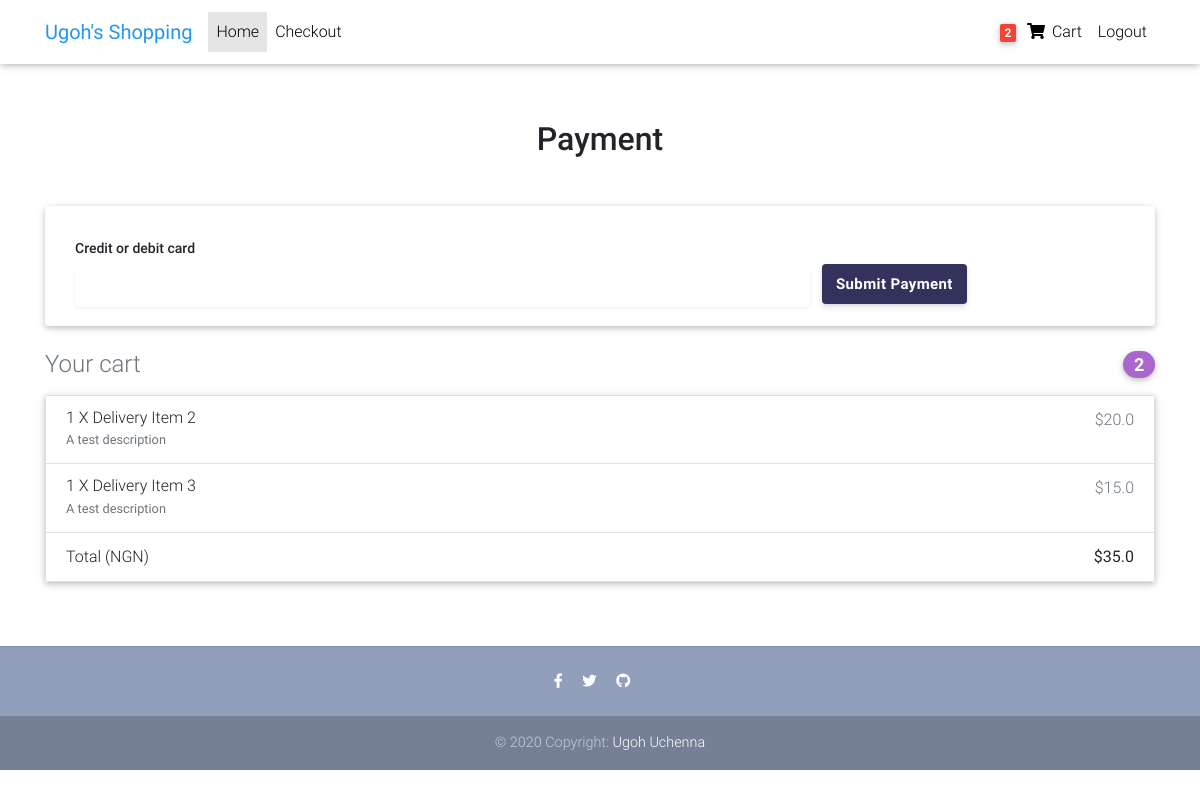
The app's page /payment/stripe (signed in) with its own data.
### core/models.py (models this page shows, shortened)
class Order(models.Model):
  user = models.ForeignKey(User, on_delete=models.CASCADE)
  reference_code = models.CharField(max_length=20, blank=True, null=True)
  items = models.ManyToManyField(OrderItem)
  start_date = models.DateTimeField(auto_now_add=True)
  ordered_date = models.DateTimeField()
  ordered = models.BooleanField(default=False)
  shipping_address = models.ForeignKey(Address, related_name='shipping_address', on_delete=models.SET_NULL, blank=True, null=True)
  billing_address = models.ForeignKey(Address, related_name='billing_address', on_delete=models.SET_NULL, blank=True, null=True)
  payment = models.ForeignKey(Payment, on_delete=models.SET_NULL, blank=True, null=True)
  coupon = models.ForeignKey(Coupon, on_delete=models.SET_NULL, blank=True, null=True)
  being_delivered = models.BooleanField(default=False)
  recieved = models.BooleanField(default=False)
  refund_requested = models.BooleanField(default=False)
  refund_granted = models.BooleanField(default=False)
  def get_total(self):
    total = 0
    for order_item in self.items.all():
      total += order_item.get_total_item_price()
    if self.coupon:
      total -= self.coupon.amount
    return total

class OrderItem(models.Model):
  user = models.ForeignKey(User, on_delete=models.CASCADE)
  item = models.ForeignKey(Item, on_delete=models.CASCADE)
  ordered = models.BooleanField(default=False)
  quantity = models.IntegerField(default=1)
  def get_total_item_price(self):
    if self.item.discount_price:
      return self.quantity * self.item.discount_price
    return self.quantity * self.item.price

class Item(models.Model):
  title = models.CharField(max_length=100)
  price = models.FloatField()
  discount_price = models.FloatField(blank=True, null=True)
  category = models.CharField(choices=CATEGORY_CHOICES, max_length=2)
  label = models.CharField(choices=LABEL_CHOICES, max_length=2)
  slug = models.SlugField()
  description = models.TextField()
  image = models.CharField(max_length=1000)
  objects = ItemQuerySet.as_manager()

### payments/views.py (the view, shortened to what this page needs)
# urls.py: path('stripe', StripePaymentView.as_view(), name="stripe_payment"),
@method_decorator(login_required, name='dispatch')
class StripePaymentView(View):
  def get(self, *args, **kwargs):
    order = Order.objects.get(user=self.request.user, ordered=False)
    if order.billing_address:
      context = {
        'order': order,
        'DISPLAY_COUPON_FORM': False
      }
      return render(self.request, "payments/stripe_payment.html", context)
    else:
      messages.warning(self.request, "You do not have a billing address ")
      return redirect("checkout")

### core/templatetags/cart_template_tags.py (called while the page is built)
@register.filter
def cart_item_count(user):
  if user.is_authenticated:
    qs = Order.objects.filter(user=user, ordered=False)
    if qs.exists():
      return qs[0].items.count()
  return 0

### templates/payments/stripe_payment.html (shortened to what this page needs)
{% extends "base.html" %}
{% block content %}
  <main>
    <div class="container wow fadeIn">
      <h2 class="my-5 h2 text-center">Payment</h2>
      <div class="row">
        <div class="col-md-12 mb-4">
          <div class="card">
                  <form action="{% url 'stripe_payment' %}" method="POST" id="stripe-form">
                    <div class="stripe-form-row">
                      <label for="card-element" id="stripeBtnLabel">
                        Credit or debit card
                      </label>
                      <div id="card-element" class="StripeElement StripeElement--empty"><div class="__PrivateStripeElement" style="margin: 0px !important; padding: 0px !important; border: none !important; display: block !important; background: transparent !important; position: relative !important; opacity: 1 !important;"><iframe frameborder="0" allowtransparency="true" scrolling="no" name="__privateStripeFrame5" allowpaymentrequest="true" src="https://js.stripe.com/v3/elements-inner-card-5859054b25e5401a29a8d7817c88c737.html#style[base][color]=%2332325d&amp;style[base][fontFamily]=%22Helvetica+Neue%22%2C+Helvetica%2C+sans-serif&amp;style[base][fontSmoothing]=antialiased&amp;style[base][fontSize]=16px&amp;style[base][::placeholder][color]=%23aab7c4&amp;style[invalid][color]=%23fa755a&amp;style[invalid][iconColor]=%23fa755a&amp;componentName=card&amp;wait=false&amp;rtl=false&amp;keyMode=test&amp;apiKey=pk_test_TYooMQauvdEDq54NiTphI7jx&amp;origin=https%3A%2F%2Fstripe.com&amp;referrer=https%3A%2F%2Fstripe.com%2Fdocs%2Fstripe-js&amp;controllerId=__privateStripeController1" title="Secure payment input frame" style="border: none !important; margin: 0px !important; padding: 0px !important; width: 1px !important; min-width: 100% !important; overflow: hidden !important; display: block !important; user-select: none !important; height: 19.2px;"></iframe><input class="__PrivateStripeElement-input" aria-hidden="true" aria-label=" " autocomplete="false" maxlength="1" style="border: none !important; display: block !important; position: absolute !important; height: 1px !important; top: 0px !important; left: 0px !important; padding: 0px !important; margin: 0px !important; width: 100% !important; opacity: 0 !important; background: transparent !important; pointer-events: none !important; font-size: 16px !important;"></div></div>
                      <div id="card-errors" role="alert"></div>
                    </div>
                    <button id="StripeBtn">Submit Payment</button>
                  </form>
          </div>
        </div>
      {% include "order_snippet.html" %}
    </div>
  </main>
 {% endblock %}

### templates/navbar.html (shortened to what this page needs)
  {% load cart_template_tags %}
  <nav class="navbar fixed-top navbar-expand-lg navbar-light white scrolling-navbar">
    <div class="container">
      <a class="navbar-brand waves-effect" href="#" target="_blank">
        <strong class="blue-text">Ugoh's Shopping</strong>
      </a>
      <div class="collapse navbar-collapse" id="navbarSupportedContent">
        <ul class="navbar-nav mr-auto">
          <li class="nav-item active">
            <a class="nav-link waves-effect" href="{% url 'home' %}">Home
            </a>
          </li>
          <li class="nav-item">
            <a class="nav-link waves-effect" href="{% url 'checkout' %}"
              target="_blank">Checkout</a>
          </li>
        </ul>
        <ul class="navbar-nav nav-flex-icons">
          {% if user.is_authenticated %}
          <li class="nav-item">
            <a class="nav-link waves-effect" href="{% url 'order_summary' %}">
              <span class="badge red z-depth-1 mr-1">{{ user | cart_item_count }} </span>
              <i class="fas fa-shopping-cart"></i>
              <span class="clearfix d-none d-sm-inline-block"> Cart </span>
            </a>
          </li>
          <li class="nav-item">
            <a class="nav-link waves-effect" href="{% url 'account_logout' %}">
              <span class="clearfix d-none d-sm-inline-block"> Logout </span>
            </a>
          </li>
          {% endif %}
        </ul>
      </div>
    </div>
  </nav>

### templates/order_snippet.html (shortened to what this page needs)
 <div class="col-md-12 mb-4">
  <h4 class="d-flex justify-content-between align-items-center mb-3">
    <span class="text-muted">Your cart</span>
    <span class="badge badge-secondary badge-pill">{{ order.items.count }}</span>
  </h4>
  <ul class="list-group mb-3 z-depth-1">
    {% for order_item in order.items.all %}
    <li class="list-group-item d-flex justify-content-between lh-condensed">
      <div>
        <h6 class="my-0">{{ order_item.quantity }} X {{ order_item.item.title }}</h6>
        <small class="text-muted">{{ order_item.item.description }}</small>
      </div>
      <span class="text-muted">${{ order_item.get_total_item_price }}</span>
    </li>
    {% endfor %}
    <li class="list-group-item d-flex justify-content-between">
      <span>Total (NGN)</span>
      <strong>${{ order.get_total }}</strong>
    </li>
  </ul>
</div>

### static/css/style.css (style rules this page uses)
html, body, .view { height: 100%; }

### templates/payments/stripe_payment.html (style rules this page uses)
#StripeBtn { border: none; border-radius: 4px; outline: none; text-decoration: none; color: #fff; background: #32325d; white-space: nowrap; display: inline-block; height: 40px; line-height: 40px; padding: 0 14px; box-shadow: 0 4px 6px rgba(50, 50, 93, .11), 0 1px 3px rgba(0, 0, 0, .08); border-radius: 4px; font-size: 15px; font-weight: 600; letter-spacing: 0.025em; text-decoration: none; -webkit-transition: all 150ms ease; transition: all 150ms ease; float: left; margin-left: 12px; margin-top: 28px; }
#stripe-form { padding: 30px; height: 120px; }
label { font-weight: 500; font-size: 14px; display: block; margin-bottom: 8px; }
#card-errors { height: 20px; padding: 4px 0; color: #fa755a; }
.stripe-form-row { width: 70%; float: left; }
.StripeElement { box-sizing: border-box; height: 40px; padding: 10px 12px; border: 1px solid transparent; border-radius: 4px; background-color: white; box-shadow: 0 1px 3px 0 #e6ebf1; -webkit-transition: box-shadow 150ms ease; transition: box-shadow 150ms ease; }

### records on screen
Order: items.count "2", get_total "35.0"
OrderItem: quantity "1", item "Delivery Item 2", item.description "A test description", get_total_item_price "20.0"
OrderItem: quantity "1", item "Delivery Item 3", item.description "A test description", get_total_item_price "15.0"

### other values on screen
{{ user | cart_item_count }} "2"
